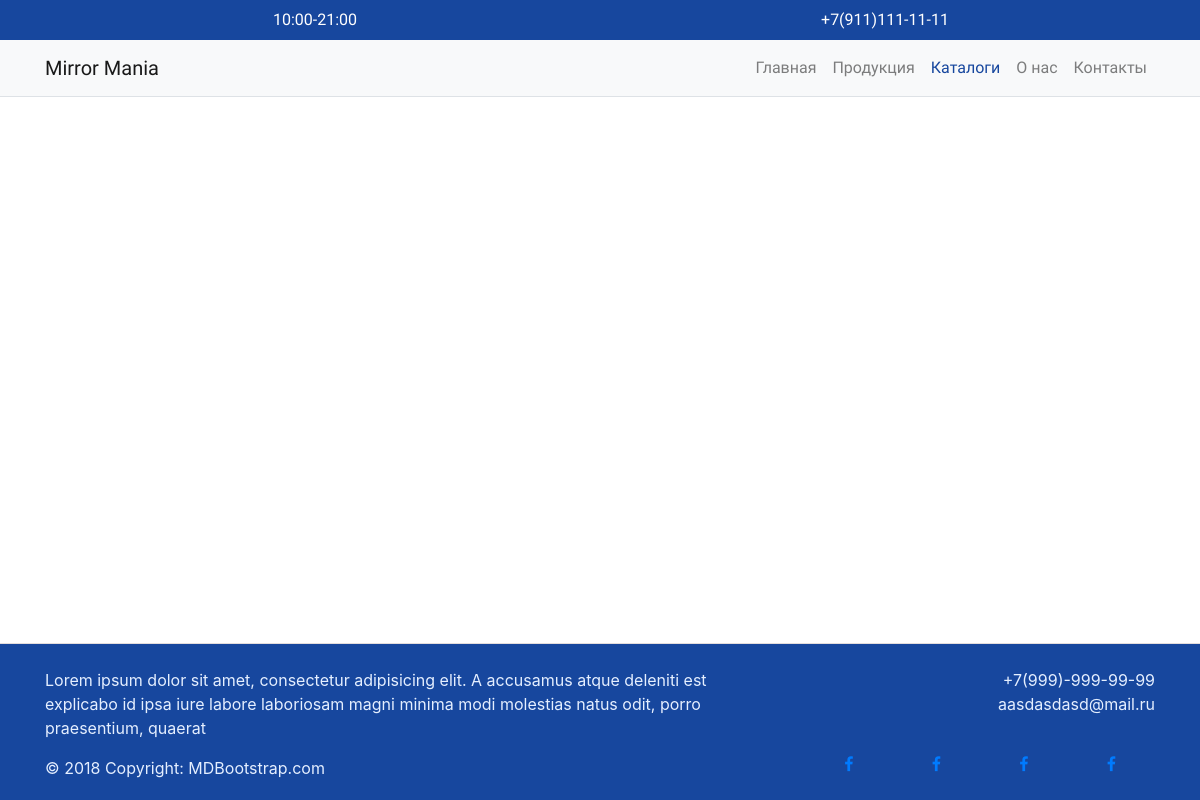
Before: /catalogs with the older database file.
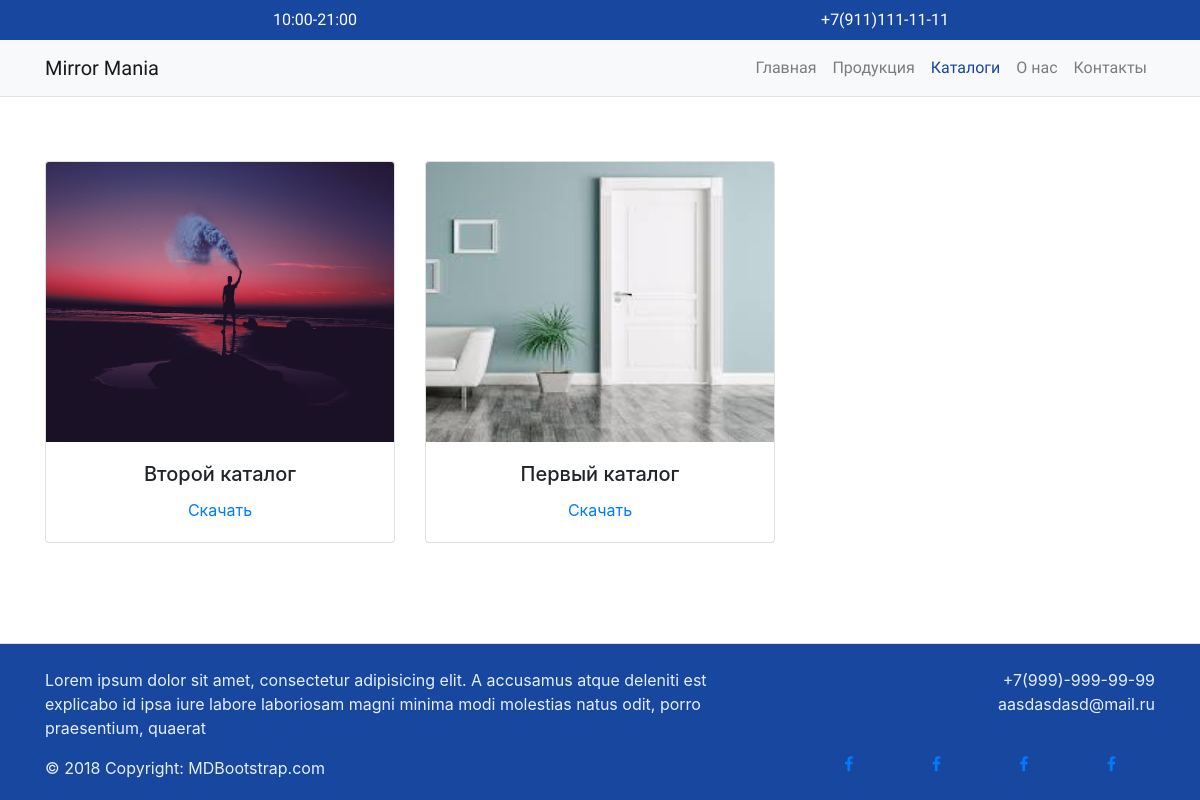
After: the same page with the newer database file.
### main/models.py (models this page shows, shortened)
class Catalog(models.Model):
    name = models.CharField(max_length=200, db_index=True, verbose_name="Наименование")
    slug = models.SlugField(max_length=200, db_index=True, unique=True)
    file = models.FileField(upload_to='catalogs/%Y/%m', verbose_name='Файл')
    image = models.ImageField(upload_to="category/%Y/%m", verbose_name="Фотография категории",
                              default="../static/image/not_found.jpg")
    class Meta:
        ordering = ('name',)
        verbose_name = "Каталог"
        verbose_name_plural = "Каталоги"

### main/views.py (the view)
# urls.py: path('catalogs', views.CatalogListView.as_view(), name='catalog_list'),
class CatalogListView(TemplateResponseMixin, View):
    template_name = 'main/catalogs.html'
    def get(self, request):
        catalogs = Catalog.objects.all()
        return self.render_to_response({'catalogs': catalogs})

### main/templates/main/catalogs.html (shortened to what this page needs)
{% extends "base.html" %}
{% load static %}
{% block content %}
    <div class="container">
        <div class="row justify-content-start my-5">
            {% for catalog in catalogs %}
                <div class="col-lg-4 col-md-6 col-sm-6 col-xs-12 my-2">
                    <div class="card category my-2 items_card">
                        <a href="{{ category.get_absolute_url }}" class="">
                            <img style="" class="card-img-top" src="{{ catalog.image.url }}"
                                 alt="Card image cap">
                        </a>
                        <div class="card-body items_body">
                            <h5 class="text-center card-title">{{ catalog.name }}</h5>
                            <div class="text-center links_effect_center">
                                <a href="{{ catalog.file.url }}" class="">Скачать</a>
                            </div>
                        </div>
                    </div>
                </div>
            {% endfor %}
        </div>
    </div>
{% endblock %}

Changed rows visible on the page:
added Catalog: image (picture), name "Второй каталог"
added Catalog: image (picture), name "Первый каталог"
